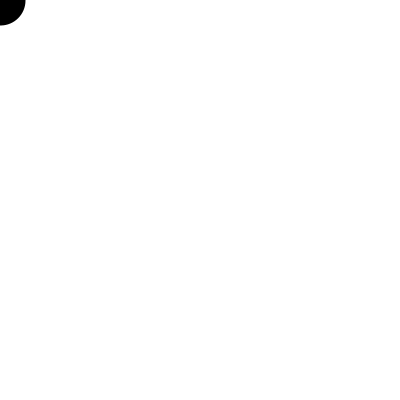
Frame 1 (no input)
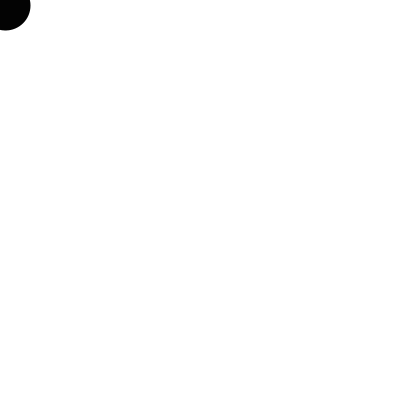
Frame 60 (the mouse pressed at the canvas centre just before this capture)
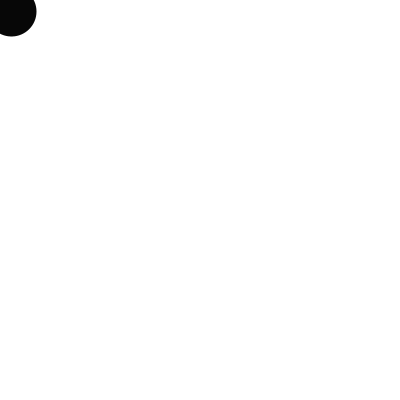
Frame 120 (the mouse held since frame 60 and released just before this capture)

The Processing sketch that drew these frames (run headless with seeded random() and noise(); from frame 60 on, the mouse is pressed at the canvas centre):

// Processing sketch: Challange_13
// ── Challange_13.pde
float xValue;
float yValue;

void setup() {
  background(255);
  size(400,400);
  xValue=0;
  strokeWeight(50);
  frameRate(1000);
  stroke(0);
}

void draw() {
  background(255);
  stroke(xValue/400.0*255);
  yValue=xValue;
  point(xValue,yValue);
  xValue=xValue+.1;
  if(xValue>400)
  {
    xValue=0;
  }
}
